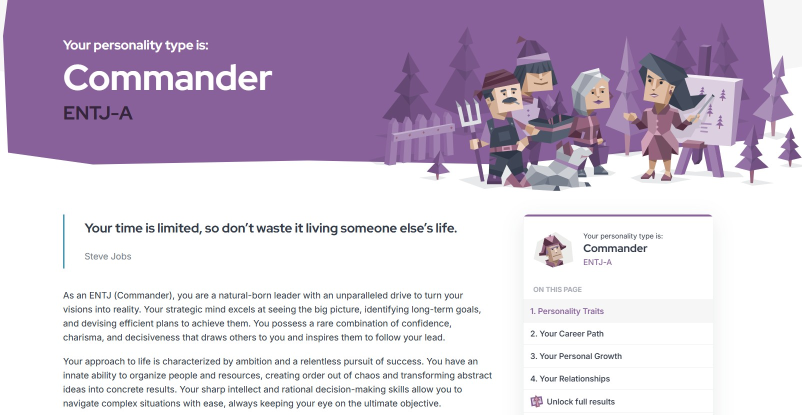
#> input picture sample-image/test1.jpg, 1604 x 829 px (shown at 1/2 size)
$ python -i preprocess.py   (imports and definitions only)
#> lines starting #> are read from the running program, lines starting #| are printed output that depends on the picture; after the words box and inside, x2 and y2 are one past the last pixel; in counts of white or black regions, pixels touching at a corner belong together
#> further down, picture is the input picture: shape (829, 1604, 3); mean B, G, R 210.6, 192.3, 205.1
import cv2
import numpy as np
from PIL import Image

def pil_to_cv2(pil_img: Image.Image):
    return cv2.cvtColor(np.array(pil_img), cv2.COLOR_RGB2BGR)

def cv2_to_pil(cv_img):
    from PIL import Image
    cv_img = cv2.cvtColor(cv_img, cv2.COLOR_BGR2RGB)
    return Image.fromarray(cv_img)

def preprocess_for_ocr(pil_img: Image.Image, denoise=True, resize_max=2000):
    """
    Preprocess image for better OCR:
     - convert to grayscale
     - optional denoise
     - adaptive thresholding
     - resize if large
    Returns a PIL image ready for pytesseract.
    """
    img = pil_to_cv2(pil_img)
    h, w = img.shape[:2]
#> h = 829; w = 1604
    scale = 1.0
    if max(h, w) > resize_max:
        scale = resize_max / max(h, w)
        img = cv2.resize(img, (int(w * scale), int(h * scale)), interpolation=cv2.INTER_AREA)

    gray = cv2.cvtColor(img, cv2.COLOR_BGR2GRAY)
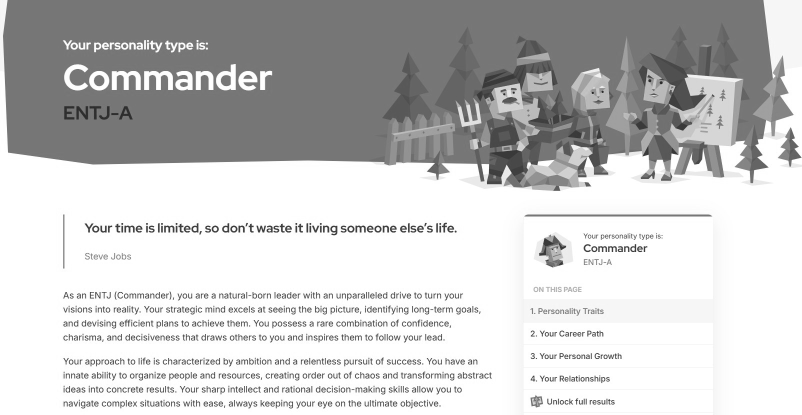
#> gray: shape (829, 1604) (shown at 1/2 size); min 28, max 255, mean 199.1

    if denoise:
        gray = cv2.fastNlMeansDenoising(gray, None, h=10, templateWindowSize=7, searchWindowSize=21)

    # Apply adaptive threshold - helps for scanned docs
    th = cv2.adaptiveThreshold(gray, 255,
                               cv2.ADAPTIVE_THRESH_GAUSSIAN_C,
                               cv2.THRESH_BINARY, 15, 8)
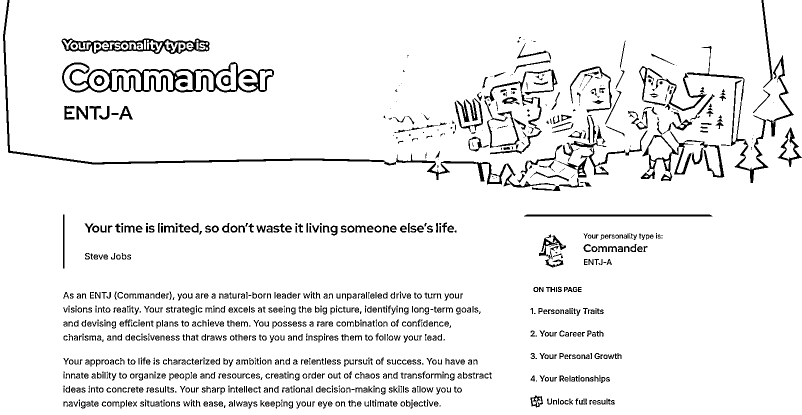
#> th: shape (829, 1604) (shown at 1/2 size); 93.4% white; 1191 black regions (232 under 20 px), largest, box (x1, y1, x2, y2) and area: (124, 124, 548, 185) 6877, (6, 0, 1111, 375) 6836, (123, 77, 419, 108) 3535

    # Optional morphological ops to close small gaps
    kernel = cv2.getStructuringElement(cv2.MORPH_RECT, (1,1))
    th = cv2.morphologyEx(th, cv2.MORPH_OPEN, kernel)

    return cv2_to_pil(th)

>>> import cv2
>>> picture = cv2.imread('../sample-image/test1.jpg')
>>> result = preprocess_for_ocr(picture)
